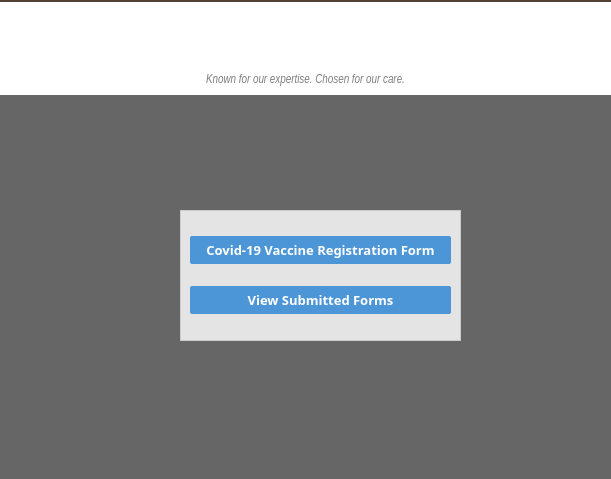
<?xml version="1.0" encoding="UTF-8"?>
<ui version="4.0">
 <class>MenuWindow</class>
 <widget class="QMainWindow" name="MenuWindow">
  <property name="geometry">
   <rect>
    <x>0</x>
    <y>0</y>
    <width>611</width>
    <height>479</height>
   </rect>
  </property>
  <property name="minimumSize">
   <size>
    <width>611</width>
    <height>479</height>
   </size>
  </property>
  <property name="maximumSize">
   <size>
    <width>611</width>
    <height>479</height>
   </size>
  </property>
  <property name="windowTitle">
   <string>JM Healthcare</string>
  </property>
  <property name="windowIcon">
   <iconset>
    <normaloff>logo2.png</normaloff>logo2.png</iconset>
  </property>
  <property name="styleSheet">
   <string notr="true">background-color:rgb(102, 102, 102)</string>
  </property>
  <widget class="QWidget" name="centralwidget">
   <widget class="QLabel" name="label">
    <property name="geometry">
     <rect>
      <x>0</x>
      <y>0</y>
      <width>611</width>
      <height>481</height>
     </rect>
    </property>
    <property name="text">
     <string/>
    </property>
    <property name="pixmap">
     <pixmap>bg.jpg</pixmap>
    </property>
    <property name="scaledContents">
     <bool>true</bool>
    </property>
   </widget>
   <widget class="QFrame" name="frame">
    <property name="geometry">
     <rect>
      <x>0</x>
      <y>0</y>
      <width>611</width>
      <height>95</height>
     </rect>
    </property>
    <property name="styleSheet">
     <string notr="true">background-color:white;
border: solid rgb(83, 67, 52);
border-width: 2px 0px 0px 0px;</string>
    </property>
    <property name="frameShape">
     <enum>QFrame::StyledPanel</enum>
    </property>
    <property name="frameShadow">
     <enum>QFrame::Raised</enum>
    </property>
    <widget class="QLabel" name="label_2">
     <property name="geometry">
      <rect>
       <x>210</x>
       <y>0</y>
       <width>211</width>
       <height>81</height>
      </rect>
     </property>
     <property name="text">
      <string/>
     </property>
     <property name="pixmap">
      <pixmap>logo1.png</pixmap>
     </property>
    </widget>
    <widget class="QLabel" name="label_3">
     <property name="geometry">
      <rect>
       <x>0</x>
       <y>70</y>
       <width>611</width>
       <height>20</height>
      </rect>
     </property>
     <property name="font">
      <font>
       <family>Arial Narrow</family>
       <pointsize>9</pointsize>
       <italic>true</italic>
      </font>
     </property>
     <property name="styleSheet">
      <string notr="true">border:none;color:rgb(126, 126, 126)</string>
     </property>
     <property name="text">
      <string>Known for our expertise. Chosen for our care.</string>
     </property>
     <property name="alignment">
      <set>Qt::AlignCenter</set>
     </property>
    </widget>
   </widget>
   <widget class="QFrame" name="frame_2">
    <property name="geometry">
     <rect>
      <x>180</x>
      <y>210</y>
      <width>281</width>
      <height>131</height>
     </rect>
    </property>
    <property name="styleSheet">
     <string notr="true">background-color:rgba(255, 255, 255,210.0)</string>
    </property>
    <property name="frameShape">
     <enum>QFrame::StyledPanel</enum>
    </property>
    <property name="frameShadow">
     <enum>QFrame::Raised</enum>
    </property>
    <layout class="QVBoxLayout" name="verticalLayout">
     <item>
      <widget class="QPushButton" name="RegistrationButton">
       <property name="font">
        <font>
         <family>Arial Rounded MT Bold</family>
         <pointsize>10</pointsize>
         <weight>75</weight>
         <bold>true</bold>
        </font>
       </property>
       <property name="cursor">
        <cursorShape>PointingHandCursor</cursorShape>
       </property>
       <property name="styleSheet">
        <string notr="true">QPushButton {
	background-color:rgb(76, 150, 215);
	color:#fff;
	border-radius:2px;
	padding-top:5px;
	padding-bottom:5px;
}

QPushButton::hover {
	background-color:rgb(38, 76, 109);
}</string>
       </property>
       <property name="text">
        <string>Covid-19 Vaccine Registration Form</string>
       </property>
      </widget>
     </item>
     <item>
      <widget class="QPushButton" name="SubmittedButtons">
       <property name="font">
        <font>
         <family>Arial Rounded MT Bold</family>
         <pointsize>10</pointsize>
         <weight>75</weight>
         <bold>true</bold>
        </font>
       </property>
       <property name="cursor">
        <cursorShape>PointingHandCursor</cursorShape>
       </property>
       <property name="styleSheet">
        <string notr="true">QPushButton {
	background-color:rgb(76, 150, 215);
	color:#fff;
	border-radius:2px;
	padding-top:5px;
	padding-bottom:5px;
}

QPushButton::hover {
	background-color:rgb(38, 76, 109);
}</string>
       </property>
       <property name="text">
        <string>View Submitted Forms</string>
       </property>
      </widget>
     </item>
    </layout>
   </widget>
  </widget>
 </widget>
 <resources/>
 <connections/>
</ui>
